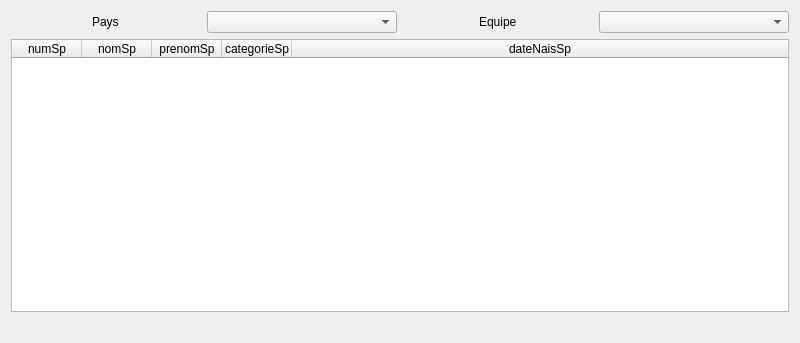
<?xml version="1.0" encoding="UTF-8"?>
<ui version="4.0">
 <class>fct_comp_4</class>
 <widget class="QDialog" name="fct_comp_4">
  <property name="geometry">
   <rect>
    <x>0</x>
    <y>0</y>
    <width>800</width>
    <height>343</height>
   </rect>
  </property>
  <property name="windowTitle">
   <string>Sportifs d'un pays et un équipe</string>
  </property>
  <property name="windowIcon">
   <iconset>
    <normaloff>../../../../../../../342px-Olympic_rings_without_rims.svg.png</normaloff>../../../../../../../342px-Olympic_rings_without_rims.svg.png</iconset>
  </property>
  <layout class="QVBoxLayout" name="verticalLayout">
   <item>
    <layout class="QHBoxLayout" name="horizontalLayout">
     <item alignment="Qt::AlignHCenter">
      <widget class="QLabel" name="label">
       <property name="text">
        <string>Pays</string>
       </property>
      </widget>
     </item>
     <item>
      <widget class="QComboBox" name="comboBox_fct_4_pays"/>
     </item>
     <item alignment="Qt::AlignHCenter">
      <widget class="QLabel" name="label_2">
       <property name="text">
        <string>Equipe</string>
       </property>
      </widget>
     </item>
     <item>
      <widget class="QComboBox" name="comboBox_fct_4_equipe"/>
     </item>
    </layout>
   </item>
   <item>
    <widget class="QTableWidget" name="table_fct_comp_4">
     <attribute name="horizontalHeaderDefaultSectionSize">
      <number>70</number>
     </attribute>
     <attribute name="horizontalHeaderMinimumSectionSize">
      <number>50</number>
     </attribute>
     <attribute name="horizontalHeaderStretchLastSection">
      <bool>true</bool>
     </attribute>
     <attribute name="verticalHeaderVisible">
      <bool>false</bool>
     </attribute>
     <column>
      <property name="text">
       <string>numSp</string>
      </property>
     </column>
     <column>
      <property name="text">
       <string>nomSp</string>
      </property>
     </column>
     <column>
      <property name="text">
       <string>prenomSp</string>
      </property>
     </column>
     <column>
      <property name="text">
       <string>categorieSp</string>
      </property>
     </column>
     <column>
      <property name="text">
       <string>dateNaisSp</string>
      </property>
     </column>
    </widget>
   </item>
   <item>
    <widget class="QLabel" name="label_fct_comp_4">
     <property name="text">
      <string/>
     </property>
     <property name="alignment">
      <set>Qt::AlignCenter</set>
     </property>
    </widget>
   </item>
  </layout>
 </widget>
 <resources/>
 <connections>
  <connection>
   <sender>comboBox_fct_4_pays</sender>
   <signal>currentTextChanged(QString)</signal>
   <receiver>fct_comp_4</receiver>
   <slot>initialiserid()</slot>
   <hints>
    <hint type="sourcelabel">
     <x>285</x>
     <y>26</y>
    </hint>
    <hint type="destinationlabel">
     <x>337</x>
     <y>35</y>
    </hint>
   </hints>
  </connection>
  <connection>
   <sender>comboBox_fct_4_equipe</sender>
   <signal>currentTextChanged(QString)</signal>
   <receiver>fct_comp_4</receiver>
   <slot>refreshResult()</slot>
   <hints>
    <hint type="sourcelabel">
     <x>590</x>
     <y>30</y>
    </hint>
    <hint type="destinationlabel">
     <x>595</x>
     <y>50</y>
    </hint>
   </hints>
  </connection>
 </connections>
 <slots>
  <slot>refreshResult()</slot>
  <slot>initialiserpays()</slot>
  <slot>initialiserid()</slot>
 </slots>
</ui>
